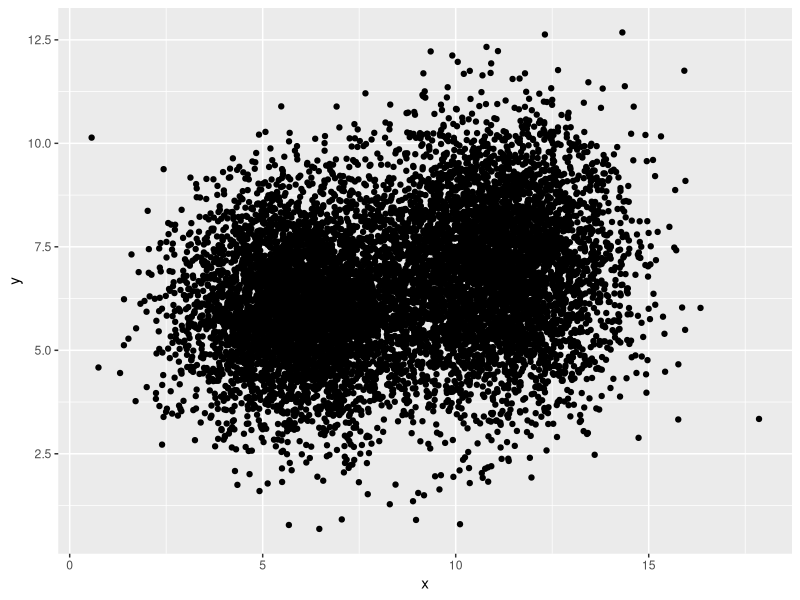
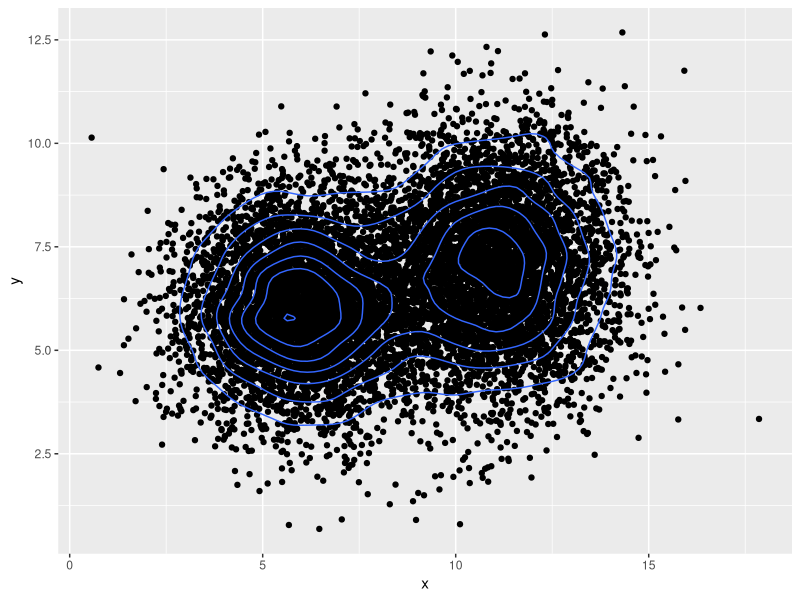
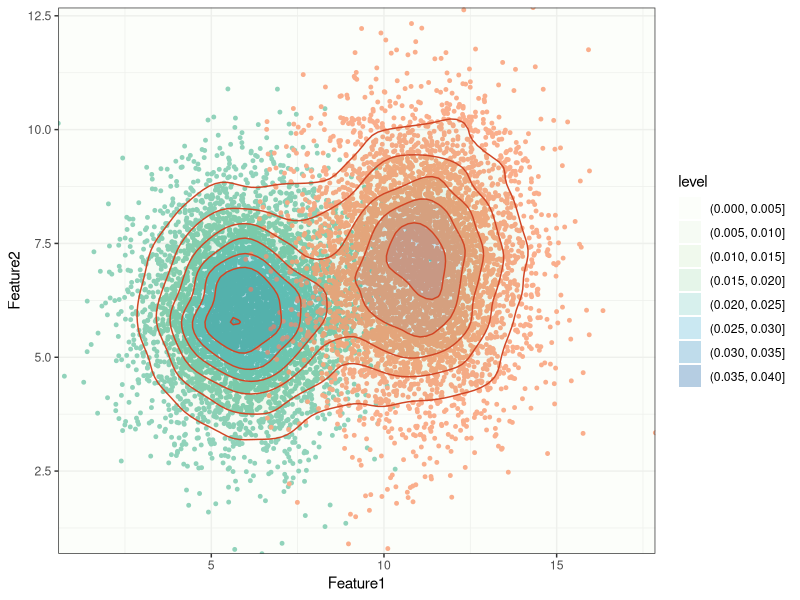
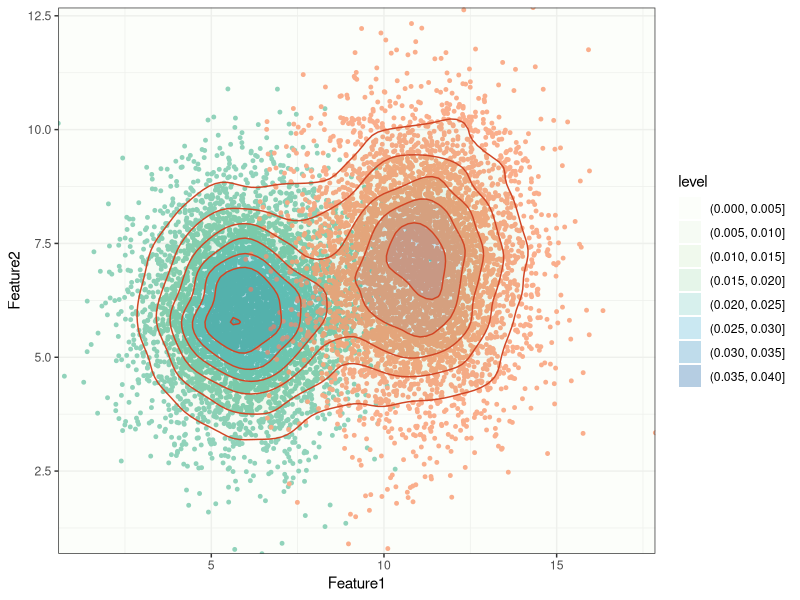

The R source for these figures, in order:
# =============================================================================
# 散点等高线图
# organized：线性脚本 + 中文分节；路径相对本条目目录
# =============================================================================
# =============================================================================

script_dir <- tryCatch(
  dirname(normalizePath(sys.frame(1)$ofile)),
  error = function(e) {
    args <- commandArgs(trailingOnly = FALSE)
    file_arg <- grep("^--file=", args, value = TRUE)
    if (length(file_arg)) dirname(normalizePath(sub("^--file=", "", file_arg))) else normalizePath(getwd())
  }
)
root <- if (basename(script_dir) == "code") dirname(script_dir) else script_dir
out_dir <- file.path(root, "output", "figures")
dir.create(out_dir, recursive = TRUE, showWarnings = FALSE)

suppressPackageStartupMessages({
  library(ggplot2)
  library(dplyr)
  library(tidyr)
  library(readr)
  library(tibble)
  library(stringr)
  library(forcats)
})

# 载入R包：
library(ggplot2)
# library(tidyverse) 已在文件头拆包

# 创建数据
cluster1 <- data.frame(x = rnorm(5000, 6, 1.5),
                       y = rnorm(5000, 6, 1.4) )
cluster2 <- data.frame(x = rnorm(5000, 11, 1.6),
                       y = rnorm(5000, 7, 1.7) )
data <- rbind(cluster1, cluster2)
data$group <- rep(c("A", "B"), each = 5000)

# 绘制基础散点图
ggplot(data, aes(x=x, y=y)) +
  geom_point()

# 很显然，你不能明显的看出这是两坨不一样的散点，
# 但是加上等高线就不一样了
ggplot(data, aes(x=x, y=y)) +
  geom_point()+
  geom_density2d()

# 很明显这样就很明显可以看出两坨了
# 我们再来做一波美化:
ggplot(data, aes(x=x, y=y)) +
  # 绘制最底层散点图：
  geom_point(aes(color = group), size = 1)+
  # 绘制等高线的填充：
  geom_density_2d_filled(alpha = 0.3) +
  # 绘制等高线：
  geom_density2d(color = "#d14524") +
  # 调整散点颜色：
  scale_color_brewer(palette="Set2", direction=1)+
  # 调整填充色渐变：
  scale_fill_brewer(palette=4, direction=1)+
  # 设置x和y轴拓展：
  scale_x_continuous(expand = c(0, 0)) +
  scale_y_continuous(expand = c(0, 0)) +
  xlab("Feature1")+
  ylab("Feature2")+
  # 设置主题：
  theme_bw()+
  # 设置图例：
  guides(color = "none")

ggsave(file.path(out_dir, "plot.pdf"), height = 5, width = 7)
